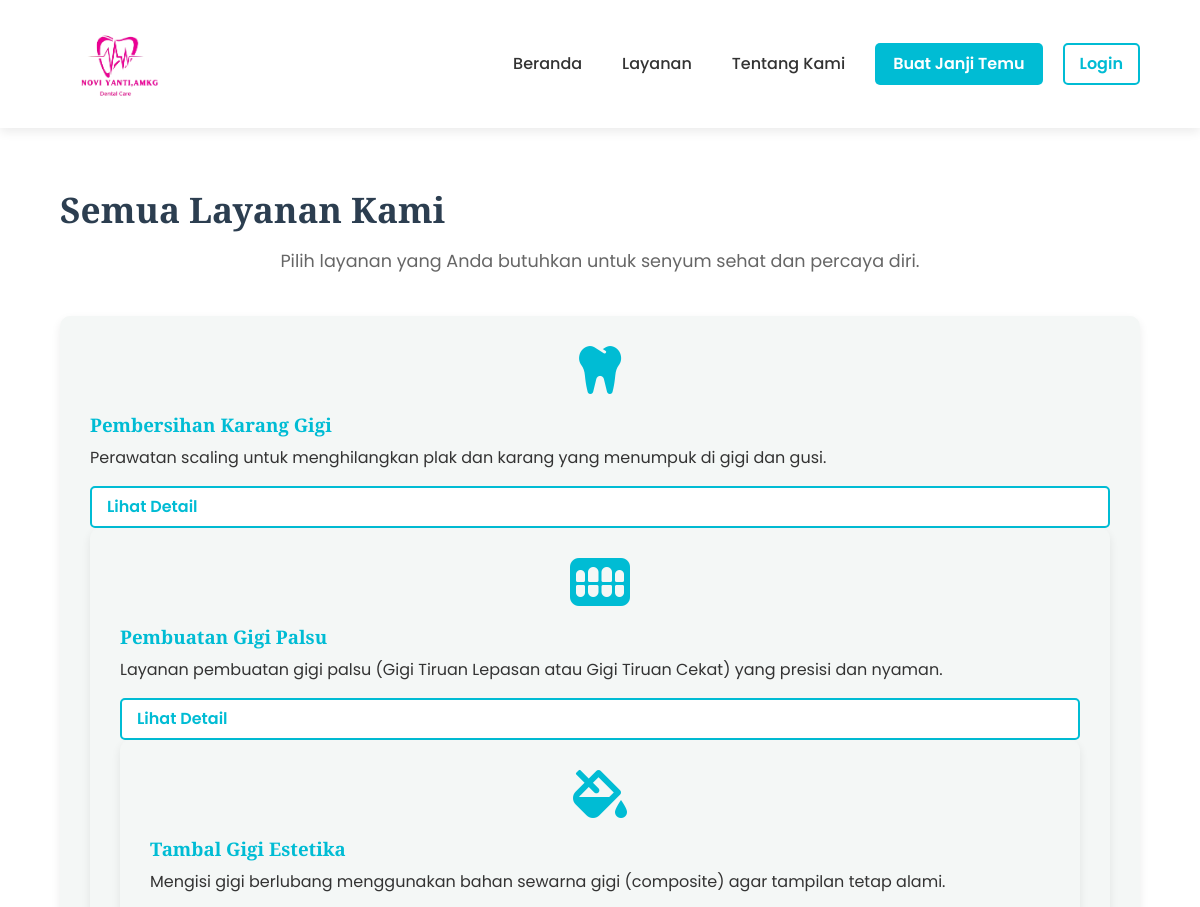
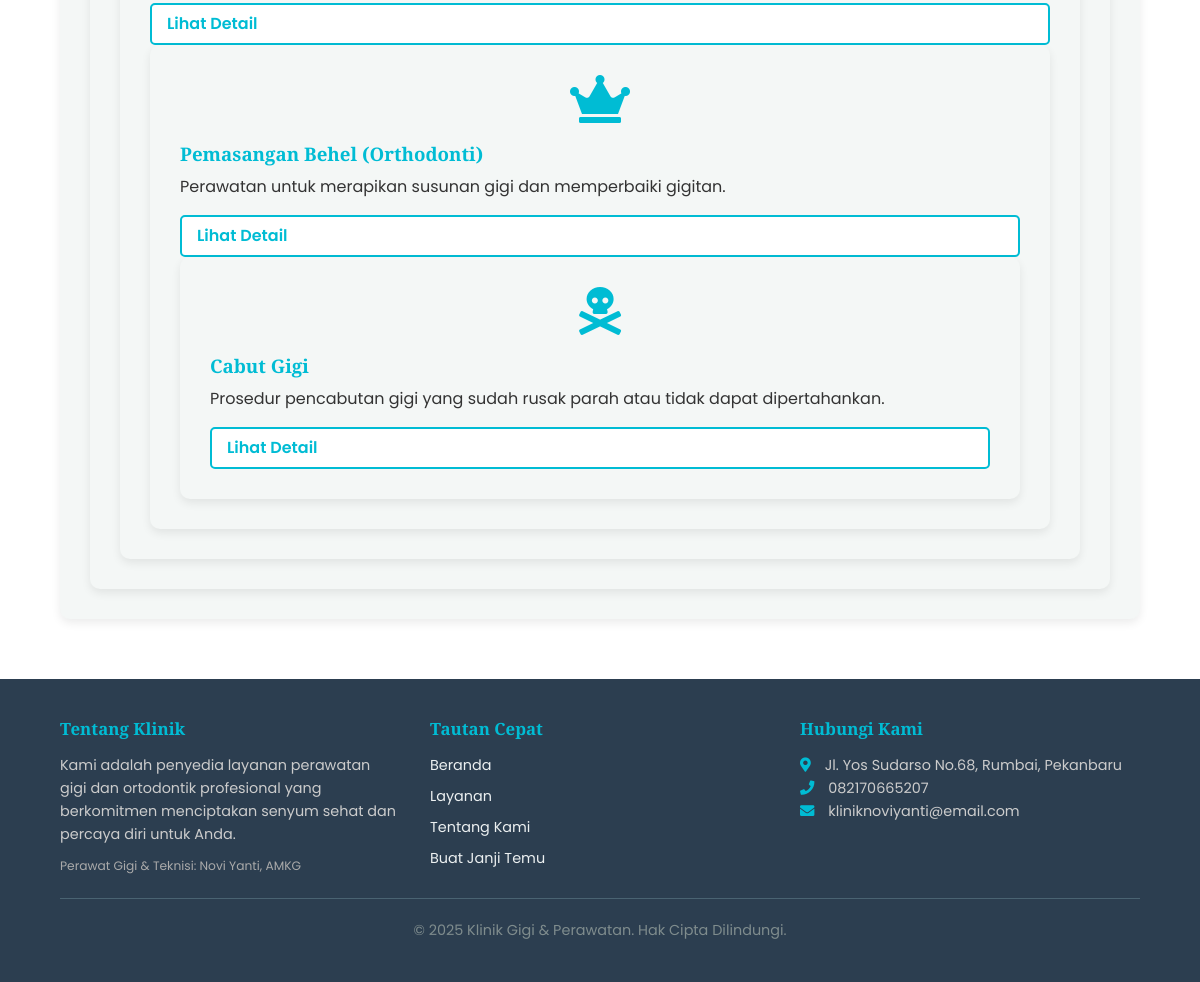
/services.php, run on the app's committed database (2 pictures, top to bottom).
### tables this page shows
CREATE TABLE `layanan` (
  `id` int(11) NOT NULL,
  `judul` varchar(100) NOT NULL,
  `deskripsi` text DEFAULT NULL,
  `ikon` varchar(50) DEFAULT NULL,
  `gambar` varchar(200) DEFAULT NULL
);

### services.php (the view)
<?php
include 'db_connect.php';
include 'header.php';
$sql_services = "SELECT * FROM layanan ORDER BY id ASC";
$result_services = $conn->query($sql_services);
?>
<section class="section-padding">
    <div class="container">
        <h2>Semua Layanan Kami</h2>
        <p class="subtitle">Pilih layanan yang Anda butuhkan untuk senyum sehat dan percaya diri.</p>
        <div class="services-full-grid">
            <?php if ($result_services->num_rows > 0): ?>
                <?php while($row = $result_services->fetch_assoc()): ?>
                <div class="service-full-card">
                    <i class="<?php echo htmlspecialchars($row['ikon']); ?> service-icon-large"></i>
                    <div class="service-content">
                        <h3><?php echo htmlspecialchars($row['judul']); ?></h3>
                        <p><?php echo htmlspecialchars($row['deskripsi']); ?></p>
                    </div>
                    <a href="service_detail.php?id=<?php echo $row['id']; ?>" class="btn-small">Lihat Detail</a>
                <?php endwhile; ?>
            <?php else: ?>
                <p style="text-align: center;">Belum ada layanan yang tersedia saat ini.</p>
            <?php endif; ?>
        </div>
    </div>
</section>
<?php include 'footer.php'; ?>

### style.css (style rules this page uses)
:root { --primary-color: #00bcd4; --secondary-color: #ff5722; --error-color: #dc3545; --text-color: #333; --light-text: #666; --background-light: #f4f7f6; --white: #ffffff; --shadow: 0 4px 10px rgba(0, 0, 0, 0.08); }
* { margin: 0; padding: 0; box-sizing: border-box; }
body { font-family: 'Poppins', sans-serif; line-height: 1.6; color: var(--text-color); background-color: var(--white); }
.container { width: 90%; max-width: 1200px; margin: 0 auto; }
a { text-decoration: none; color: var(--primary-color); transition: color 0.3s; }
h1, h2, h3 { font-family: 'Playfair Display', serif; color: #2c3e50; margin-bottom: 0.5em; line-height: 1.2; }
h2 { font-size: 2.2em; margin-top: 0; }
.subtitle { text-align: center; color: var(--light-text); margin-bottom: 40px; font-size: 1.1em; }
.section-padding { padding: 60px 0; }
.btn-small { background-color: var(--white); color: var(--primary-color) !important; border: 2px solid var(--primary-color); padding: 6px 15px; border-radius: 5px; font-weight: 600; transition: all 0.3s; }
.services-full-grid { display: grid; grid-template-columns: repeat(auto-fit, minmax(350px, 1fr)); gap: 30px; }
.service-full-card { display: flex; flex-direction: column; padding: 30px; background-color: var(--background-light); border-radius: 10px; box-shadow: var(--shadow); }
.service-icon-large { font-size: 3em; color: var(--primary-color); margin-bottom: 20px; text-align: center; }
.service-full-card .service-content { flex-grow: 1; margin-bottom: 15px; }
.service-full-card h3 { color: var(--primary-color); }

### data on the page
layanan: judul "Pembersihan Karang Gigi", deskripsi "Perawatan scaling untuk menghilangkan plak dan karang yang menumpuk di gigi dan gusi."
layanan: judul "Pembuatan Gigi Palsu", deskripsi "Layanan pembuatan gigi palsu (Gigi Tiruan Lepasan atau Gigi Tiruan Cekat) yang presisi dan nyaman."
layanan: judul "Tambal Gigi Estetika", deskripsi "Mengisi gigi berlubang menggunakan bahan sewarna gigi (composite) agar tampilan tetap alami."
layanan: judul "Pemasangan Behel (Orthodonti)", deskripsi "Perawatan untuk merapikan susunan gigi dan memperbaiki gigitan."
layanan: judul "Cabut Gigi", deskripsi "Prosedur pencabutan gigi yang sudah rusak parah atau tidak dapat dipertahankan."
